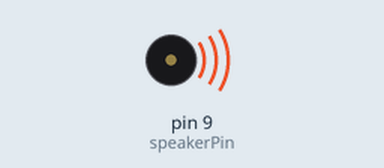
Recording of a sketch running on a simulated Arduino Uno, built with avr-gcc and run on an emulated ATmega328P. Parts: buzzer (waves = sounding).

Above: at 0.1 s.
At 38.5 s:
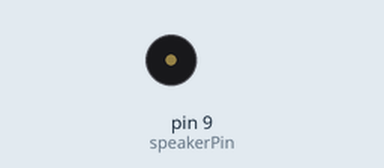
Timing chart, 0 to 40.0 s (numbered marks = the images above):
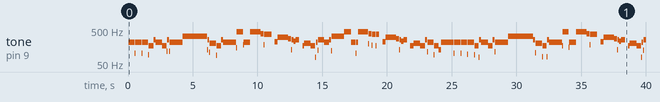

Measured:
- by itself, tone on pin 9 (speakerPin): plays 220 Hz for 0.48 s, 104 Hz for 0.04 s, 220 Hz for 0.48 s, 104 Hz for 0.04 s, 220 Hz for 0.48 s, 94 Hz for 0.04 s … (123 notes in this stretch)

The sketch:

imperialmarch.ino
```cpp
int speakerPin=9;
#define c 261
#define d 294
#define e 329
#define f 349
#define g 391
#define gS 415
#define a 440
#define aS 455
#define b 466
#define cH 523
#define cSH 554
#define dH 587
#define dSH 622
#define eH 659
#define fH 698
#define fSH 740
#define gH 784
#define gSH 830
#define aH 880

void setup()
{
  pinMode(speakerPin, OUTPUT);
}

void loop()
{
  beep(speakerPin, a, 500);
  beep(speakerPin, a, 500);
  beep(speakerPin, a, 500);
  beep(speakerPin, f, 350);
  beep(speakerPin, cH, 150);
  beep(speakerPin, a, 500);
  beep(speakerPin, f, 350);
  beep(speakerPin, cH, 150);
  beep(speakerPin, a, 1000);
  beep(speakerPin, eH, 500);
  beep(speakerPin, eH, 500);
  beep(speakerPin, eH, 500);
  beep(speakerPin, fH, 350);
  beep(speakerPin, cH, 150);
  beep(speakerPin, gS, 500);
  beep(speakerPin, f, 350);
  beep(speakerPin, cH, 150);
  beep(speakerPin, a, 1000);
  beep(speakerPin, aH, 500);
  beep(speakerPin, a, 350);
  beep(speakerPin, a, 150);
  beep(speakerPin, aH, 500);
  beep(speakerPin, gSH, 250);
  beep(speakerPin, gH, 250);
  beep(speakerPin, fSH, 125);
  beep(speakerPin, fH, 125);
  beep(speakerPin, fSH, 250);
  delay(250);
  beep(speakerPin, aS, 250);
  beep(speakerPin, dSH, 500);
  beep(speakerPin, dH, 250);
  beep(speakerPin, cSH, 250);
  beep(speakerPin, cH, 125);
  beep(speakerPin, b, 125);
  beep(speakerPin, cH, 250);
  delay(250);
  beep(speakerPin, f, 125);
  beep(speakerPin, gS, 500);
  beep(speakerPin, f, 375);
  beep(speakerPin, a, 125);
  beep(speakerPin, cH, 500);
  beep(speakerPin, a, 375);
  beep(speakerPin, cH, 125);
  beep(speakerPin, eH, 1000);
  beep(speakerPin, aH, 500);
  beep(speakerPin, a, 350);
  beep(speakerPin, a, 150);
  beep(speakerPin, aH, 500);
  beep(speakerPin, gSH, 250);
  beep(speakerPin, gH, 250);
  beep(speakerPin, fSH, 125);
  beep(speakerPin, fH, 125);
  beep(speakerPin, fSH, 250);
  delay(250);
  beep(speakerPin, aS, 250);
  beep(speakerPin, dSH, 500);
  beep(speakerPin, dH, 250);
  beep(speakerPin, cSH, 250);
  beep(speakerPin, cH, 125);
  beep(speakerPin, b, 125);
  beep(speakerPin, cH, 250);
  delay(250);
  beep(speakerPin, f, 250);
  beep(speakerPin, gS, 500);
  beep(speakerPin, f, 375);
  beep(speakerPin, cH, 125);
  beep(speakerPin, a, 500);
  beep(speakerPin, f, 375);
  beep(speakerPin, c, 125);
  beep(speakerPin, a, 1000);
}

void beep (unsigned char speakerPin, int frequencyInHertz, long timeInMilliseconds)
{
  int x;
  long delayAmount = (long)(1000000/frequencyInHertz);
  long loopTime = (long)((timeInMilliseconds*1000)/(delayAmount*2));
  for (x=0;x<loopTime;x++)
  {
    digitalWrite(speakerPin,HIGH);
    delayMicroseconds(delayAmount);
    digitalWrite(speakerPin,LOW);
    delayMicroseconds(delayAmount);
  }
  delay(20);
}
```

imperialmarch.cpp
```cpp
#include <Arduino.h>
#include <imperialmarch.h>
#include "imperialmarch.h"

#define c 261
#define d 294
#define e 329
#define f 349
#define g 391
#define gS 415
#define a 440
#define aS 455
#define b 466
#define cH 523
#define cSH 554
#define dH 587
#define dSH 622
#define eH 659
#define fH 698
#define fSH 740
#define gH 784
#define gSH 830
#define aH 880

imperialmarch::imperialmarch(int speakerPin)
{
  pinMode(speakerPin, OUTPUT);
  _speakerPin=speakerPin;
}

void imperialmarch::march()
{
  beep(_speakerPin, a, 500);
  beep(_speakerPin, a, 500);
  beep(_speakerPin, a, 500);
  beep(_speakerPin, f, 350);
  beep(_speakerPin, cH, 150);
  beep(_speakerPin, a, 500);
  beep(_speakerPin, f, 350);
  beep(_speakerPin, cH, 150);
  beep(_speakerPin, a, 1000);
  beep(_speakerPin, eH, 500);
  beep(_speakerPin, eH, 500);
  beep(_speakerPin, eH, 500);
  beep(_speakerPin, fH, 350);
  beep(_speakerPin, cH, 150);
  beep(_speakerPin, gS, 500);
  beep(_speakerPin, f, 350);
  beep(_speakerPin, cH, 150);
  beep(_speakerPin, a, 1000);
  beep(_speakerPin, aH, 500);
  beep(_speakerPin, a, 350);
  beep(_speakerPin, a, 150);
  beep(_speakerPin, aH, 500);
  beep(_speakerPin, gSH, 250);
  beep(_speakerPin, gH, 250);
  beep(_speakerPin, fSH, 125);
  beep(_speakerPin, fH, 125);
  beep(_speakerPin, fSH, 250);
  delay(250);
  beep(_speakerPin, aS, 250);
  beep(_speakerPin, dSH, 500);
  beep(_speakerPin, dH, 250);
  beep(_speakerPin, cSH, 250);
  beep(_speakerPin, cH, 125);
  beep(_speakerPin, b, 125);
  beep(_speakerPin, cH, 250);
  delay(250);
  beep(_speakerPin, f, 125);
  beep(_speakerPin, gS, 500);
  beep(_speakerPin, f, 375);
  beep(_speakerPin, a, 125);
  beep(_speakerPin, cH, 500);
  beep(_speakerPin, a, 375);
  beep(_speakerPin, cH, 125);
  beep(_speakerPin, eH, 1000);
  beep(_speakerPin, aH, 500);
  beep(_speakerPin, a, 350);
  beep(_speakerPin, a, 150);
  beep(_speakerPin, aH, 500);
  beep(_speakerPin, gSH, 250);
  beep(_speakerPin, gH, 250);
  beep(_speakerPin, fSH, 125);
  beep(_speakerPin, fH, 125);
  beep(_speakerPin, fSH, 250);
  delay(250);
  beep(_speakerPin, aS, 250);
  beep(_speakerPin, dSH, 500);
  beep(_speakerPin, dH, 250);
  beep(_speakerPin, cSH, 250);
  beep(_speakerPin, cH, 125);
  beep(_speakerPin, b, 125);
  beep(_speakerPin, cH, 250);
  delay(250);
  beep(_speakerPin, f, 250);
  beep(_speakerPin, gS, 500);
  beep(_speakerPin, f, 375);
  beep(_speakerPin, cH, 125);
  beep(_speakerPin, a, 500);
  beep(_speakerPin, f, 375);
  beep(_speakerPin, c, 125);
  beep(_speakerPin, a, 1000);
}

void imperialmarch::beep (unsigned char _speakerPin, int frequencyInHertz, long timeInMilliseconds)
{
  int x;
  long delayAmount = (long)(1000000/frequencyInHertz);
  long loopTime = (long)((timeInMilliseconds*1000)/(delayAmount*2));
  for (x=0;x<loopTime;x++)
  {
    digitalWrite(_speakerPin,HIGH);
    delayMicroseconds(delayAmount);
    digitalWrite(_speakerPin,LOW);
    delayMicroseconds(delayAmount);
  }
  delay(20);
}
```

imperialmarch.h
```cpp
#ifndef imperialmarch_h
#define imperialmarch_h

class imperialmarch{

public:
  imperialmarch(int speakerPin);
  void march();

private:
  void beep (unsigned char speakerPin, int frequencyInHertz, long timeInMiliseconds);
  int _speakerPin;

};
#endif
```
